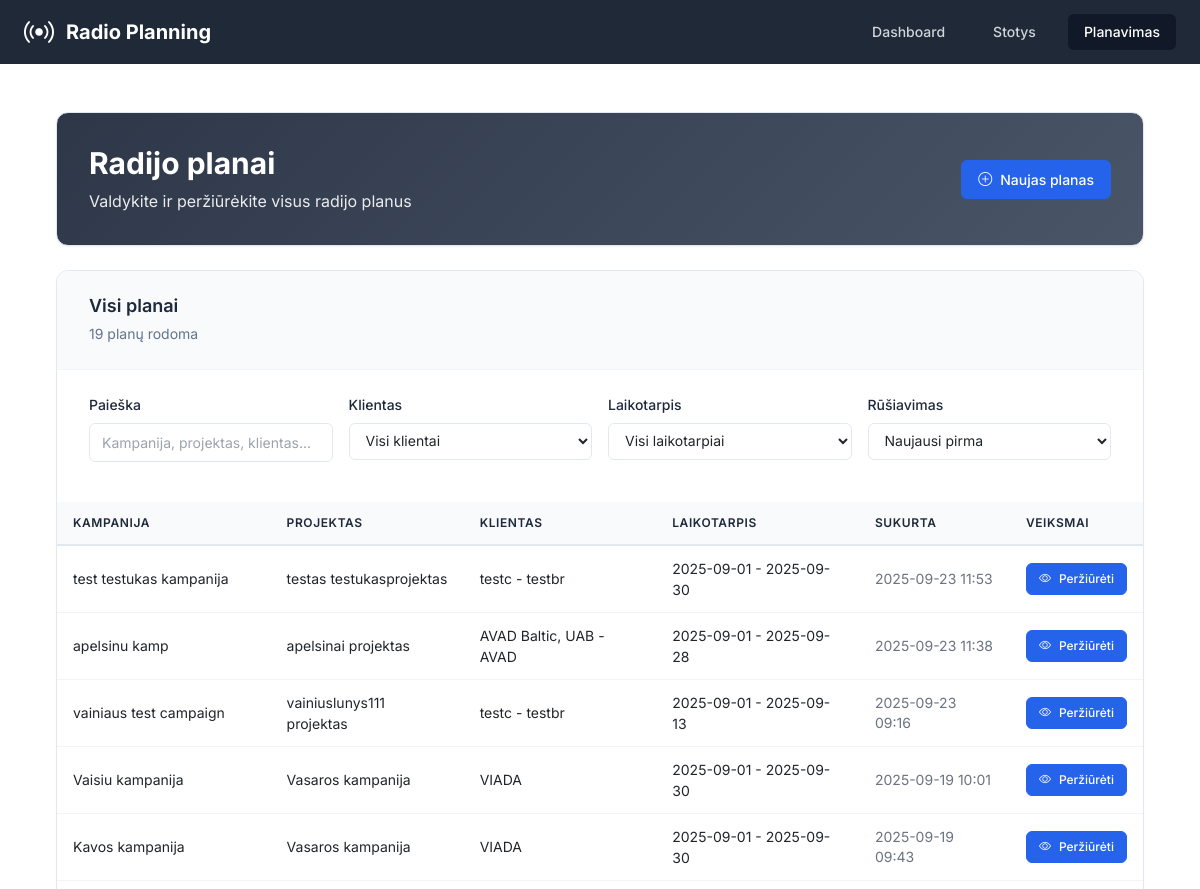
/planning (upper part), run on an earlier commit of the app's database.
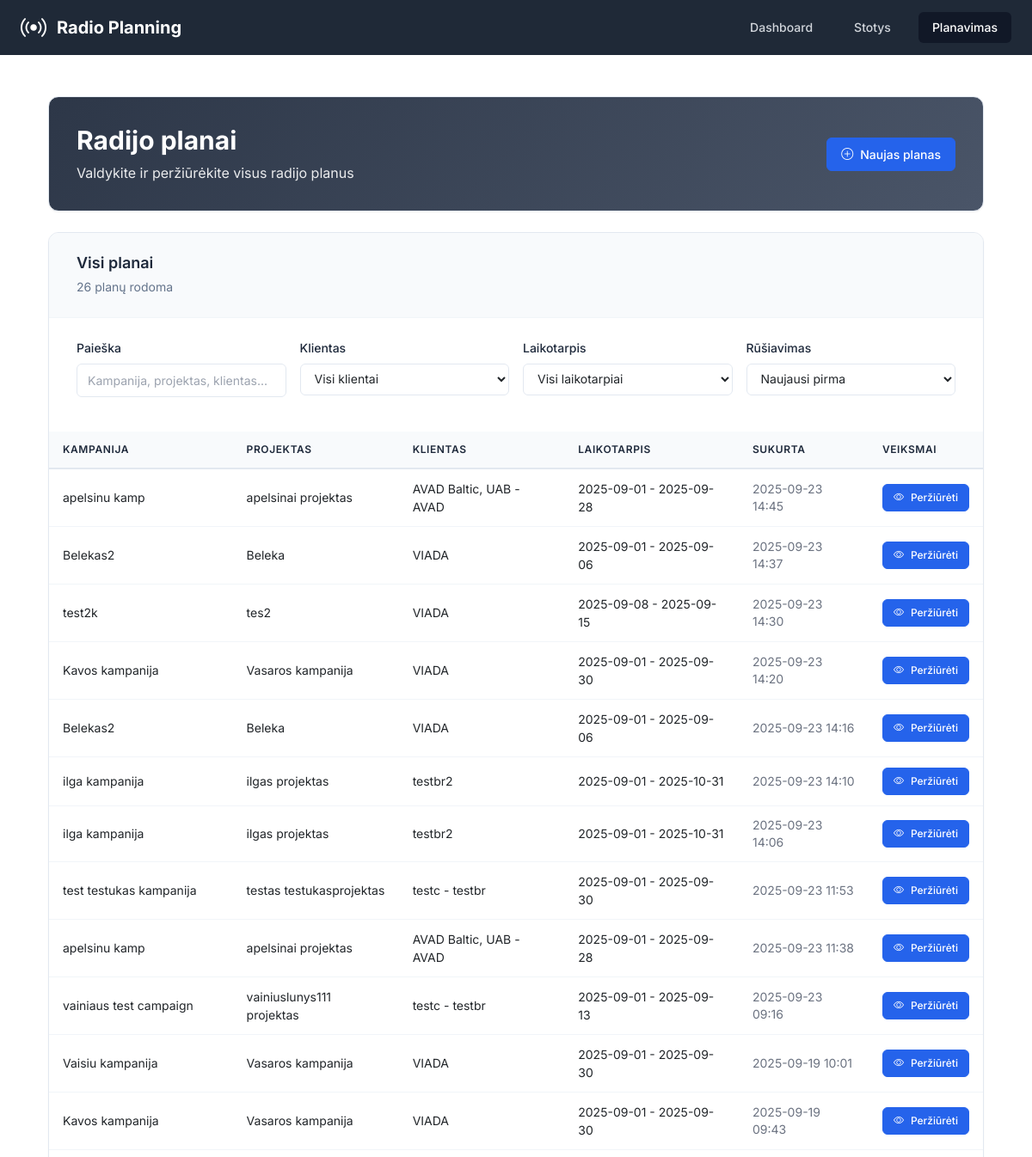
And on a later commit of the database.
### app/models.py (models this page shows, shortened)
class RadioPlan(db.Model):
    __tablename__ = 'radio_plans'
    id = db.Column(db.Integer, primary_key=True)
    campaign_id = db.Column(db.Integer, nullable=False)  # From projects-crm
    campaign_name = db.Column(db.String(200))
    project_id = db.Column(db.Integer)
    project_name = db.Column(db.String(200))
    client_brand_id = db.Column(db.Integer)
    client_brand_name = db.Column(db.String(200))
    start_date = db.Column(db.Date, nullable=False)
    end_date = db.Column(db.Date, nullable=False)
    target_audience = db.Column(db.String(50), nullable=False)
    our_discount = db.Column(db.Float, default=0)  # Percentage
    client_discount = db.Column(db.Float, default=0)  # Percentage
    created_at = db.Column(db.DateTime, default=datetime.utcnow)
    updated_at = db.Column(db.DateTime, default=datetime.utcnow, onupdate=datetime.utcnow)
    spots = db.relationship('RadioSpot', backref='plan', lazy='dynamic', cascade='all, delete-orphan')
    clips = db.relationship('RadioClip', backref='plan', lazy='dynamic', cascade='all, delete-orphan')
    selected_stations = db.relationship('RadioStation', secondary=plan_stations, lazy='subquery',
                                      backref=db.backref('plans', lazy=True))

### app/routes.py (the view)
@main_bp.route('/planning')
def planning():
    plans = RadioPlan.query.order_by(RadioPlan.created_at.desc()).all()
    return render_template('planning.html', plans=plans)

### app/templates/planning.html (shortened to what this page needs)
{% extends "base.html" %}
{% block content %}
<div class="container-fluid p-0">
    <div class="dashboard-header mb-4">
        <div class="header-content">
            <div class="flex justify-between items-center">
                <div>
                    <h1 class="text-3xl font-bold mb-2">Radijo planai</h1>
                    <p class="opacity-90">Valdykite ir peržiūrėkite visus radijo planus</p>
                </div>
                <a href="{{ url_for('main.new_plan') }}" class="btn-professional btn-primary">
                    <i class="bi bi-plus-circle"></i>
                    <span>Naujas planas</span>
                </a>
            </div>
        </div>
    </div>
    <div class="professional-section">
        <div class="section-header">
            <div class="section-title">
                <h3>Visi planai</h3>
                <span class="section-subtitle"><span id="filteredCount">{{ plans | length }}</span> planų rodoma</span>
            </div>
        </div>
        <div class="filter-content">
            <div class="filter-grid">
                <div class="filter-item">
                    <label for="searchFilter" class="filter-label">Paieška</label>
                    <input type="text" id="searchFilter" class="filter-input" placeholder="Kampanija, projektas, klientas...">
                </div>
                <div class="filter-item">
                    <label for="clientFilter" class="filter-label">Klientas</label>
                    <select id="clientFilter" class="filter-select">
                        <option value="">Visi klientai</option>
                    </select>
                </div>
                <div class="filter-item">
                    <label for="dateFilter" class="filter-label">Laikotarpis</label>
                    <select id="dateFilter" class="filter-select">
                        <option value="">Visi laikotarpiai</option>
                    </select>
                </div>
                <div class="filter-item">
                    <label for="sortFilter" class="filter-label">Rūšiavimas</label>
                    <select id="sortFilter" class="filter-select">
                        <option value="newest">Naujausi pirma</option>
                    </select>
                </div>
            </div>
        </div>
        <div class="table-container">
            {% if plans %}
            <div class="table-responsive">
                <table class="professional-table">
                    <thead>
                        <tr>
                            <th>Kampanija</th>
                            <th>Projektas</th>
                            <th>Klientas</th>
                            <th>Laikotarpis</th>
                            <th>Sukurta</th>
                            <th>Veiksmai</th>
                        </tr>
                    </thead>
                    <tbody>
                        {% for plan in plans %}
                        <tr class="plan-row"
                            data-campaign="{{ (plan.campaign_name or '')|lower }}"
                            data-project="{{ (plan.project_name or '')|lower }}"
                            data-client="{{ (plan.client_brand_name or '')|lower }}"
                            data-start-date="{{ plan.start_date.strftime('%Y-%m-%d') }}"
                            data-end-date="{{ plan.end_date.strftime('%Y-%m-%d') }}"
                            data-created="{{ plan.created_at.strftime('%Y-%m-%d') }}">
                            <td>{{ plan.campaign_name or 'N/A' }}</td>
                            <td>{{ plan.project_name or 'N/A' }}</td>
                            <td>{{ plan.client_brand_name or 'N/A' }}</td>
                            <td>
                                <span class="text-sm">
                                    {{ plan.start_date.strftime('%Y-%m-%d') }} - {{ plan.end_date.strftime('%Y-%m-%d') }}
                                </span>
                            </td>
                            <td class="text-gray-500 text-sm">{{ plan.created_at.strftime('%Y-%m-%d %H:%M') }}</td>
                            <td>
                                <a href="{{ url_for('main.view_plan', plan_id=plan.id) }}" class="btn-professional btn-primary btn-sm">
                                    <i class="bi bi-eye"></i>
                                    <span>Peržiūrėti</span>
                                </a>
                            </td>
                        </tr>
                        {% endfor %}
                    </tbody>
                </table>
            </div>
            {% endif %}
        </div>
    </div>
</div>
{% endblock %}

### app/templates/base.html (shortened to what this page needs)
<!DOCTYPE html>
<html lang="lt" class="h-full bg-gray-50">
<head>
    <script src="https://cdn.tailwindcss.com"></script>
    <link rel="stylesheet" href="https://cdn.jsdelivr.net/npm/bootstrap-icons@1.11.0/font/bootstrap-icons.css">
    <link href="https://cdn.jsdelivr.net/npm/bootstrap@5.3.0/dist/css/bootstrap.min.css" rel="stylesheet">
</head>
<body class="h-full">
    <div class="min-h-full">
        <header class="bg-gray-800">
            <div class="max-w-7xl mx-auto px-4 sm:px-6 lg:px-8">
                <div class="flex justify-between h-16">
                    <div class="flex items-center">
                        <div class="flex-shrink-0">
                            <div class="flex items-center">
                                <i class="bi bi-broadcast text-white text-3xl mr-3"></i>
                                <h1 class="text-xl font-bold text-white">Radio Planning</h1>
                            </div>
                        </div>
                    </div>
                    <nav class="hidden md:flex items-center space-x-4">
                        <a href="{{ url_for('main.index') }}"
                           class="{% if request.endpoint == 'main.index' %}bg-gray-900 text-white{% else %}text-gray-300 hover:bg-gray-700 hover:text-white{% endif %} px-3 py-2 rounded-md text-sm font-medium transition-colors">
                            Dashboard
                        </a>
                        <a href="{{ url_for('main.stations') }}"
                           class="{% if request.endpoint == 'main.stations' %}bg-gray-900 text-white{% else %}text-gray-300 hover:bg-gray-700 hover:text-white{% endif %} px-3 py-2 rounded-md text-sm font-medium transition-colors">
                            Stotys
                        </a>
                        <a href="{{ url_for('main.planning') }}"
                           class="{% if request.endpoint == 'main.planning' %}bg-gray-900 text-white{% else %}text-gray-300 hover:bg-gray-700 hover:text-white{% endif %} px-3 py-2 rounded-md text-sm font-medium transition-colors">
                            Planavimas
                        </a>
                    </nav>
                </div>
            </div>
        </header>
        <main class="max-w-7xl mx-auto py-6 sm:px-6 lg:px-8">
            <div class="px-4 py-6 sm:px-0">
                {% block content %}{% endblock %}
            </div>
        </main>
    </div>
</body>
</html>

### app/templates/base.html (style rules this page uses)
body { font-family: 'Inter', sans-serif; }

### app/templates/planning.html (style rules this page uses)
:root { --primary-color: #2563eb; --success-color: #059669; --info-color: #0891b2; --warning-color: #d97706; --background-light: #f8fafc; --background-white: #ffffff; --text-primary: #1e293b; --text-secondary: #64748b; --text-muted: #94a3b8; --border-color: #e2e8f0; --border-light: #f1f5f9; --shadow-sm: 0 1px 2px 0 rgb(0 0 0 / 0.05); --shadow-md: 0 4px 6px -1px rgb(0 0 0 / 0.1), 0 2px 4px -2px rgb(0 0 0 / 0.1); --shadow-lg: 0 10px 15px -3px rgb(0 0 0 / 0.1), 0 4px 6px -4px rgb(0 0 0 / 0.1); --radius-sm: 6px; --radius-md: 8px; --radius-lg: 12px; }
.dashboard-header { background: linear-gradient(135deg, #2d3748, #4a5568); color: white; border: 1px solid var(--border-color); border-radius: var(--radius-lg); box-shadow: var(--shadow-sm); padding: 2rem; margin-bottom: 2rem; }
.btn-professional { display: inline-flex; align-items: center; gap: 0.5rem; padding: 0.5rem 1rem; border-radius: var(--radius-sm); font-size: 0.875rem; font-weight: 500; text-decoration: none; border: 1px solid transparent; transition: all 0.2s ease; cursor: pointer; }
.btn-professional.btn-sm { padding: 0.375rem 0.75rem; font-size: 0.75rem; }
.btn-professional.btn-primary { background: var(--primary-color); color: white; border-color: var(--primary-color); }
.professional-section { background: var(--background-white); border: 1px solid var(--border-color); border-radius: var(--radius-lg); box-shadow: var(--shadow-sm); overflow: hidden; }
.section-header { padding: 1.5rem 2rem; border-bottom: 1px solid var(--border-light); background: var(--background-light); }
.section-title h3 { font-size: 1.125rem; font-weight: 600; color: var(--text-primary); margin: 0 0 0.25rem 0; }
.section-subtitle { color: var(--text-secondary); font-size: 0.875rem; }
.table-container { overflow: hidden; }
.professional-table { width: 100%; border-collapse: collapse; font-size: 0.875rem; background: var(--background-white); }
.professional-table th { background: var(--background-light); color: var(--text-primary); font-weight: 600; padding: 0.75rem 1rem; text-align: left; border-bottom: 2px solid var(--border-color); font-size: 0.75rem; text-transform: uppercase; letter-spacing: 0.05em; }
.professional-table td { padding: 0.75rem 1rem; border-bottom: 1px solid var(--border-light); vertical-align: middle; font-size: 0.875rem; background: var(--background-white); }
.filter-content { padding: 1.5rem 2rem; }
.filter-grid { display: grid; grid-template-columns: repeat(auto-fit, minmax(200px, 1fr)); gap: 1rem; margin-bottom: 1rem; }
.filter-item { display: flex; flex-direction: column; gap: 0.5rem; }
.filter-label { font-size: 0.875rem; font-weight: 500; color: var(--text-primary); }
.filter-input, .filter-select { padding: 0.5rem 0.75rem; border: 1px solid var(--border-color); border-radius: var(--radius-sm); font-size: 0.875rem; transition: all 0.2s ease; background: var(--background-white); }
.opacity-90 { opacity: 0.9; }

What changed in the data, as far as the page shows it:
added RadioPlan: campaign_name "apelsinu kamp", project_name "apelsinai projektas", client_brand_name "AVAD Baltic, UAB - AVAD", start_date "2025-09-01", end_date "2025-09-28", created_at "2025-09-23 14:45"
added RadioPlan: campaign_name "Belekas2", project_name "Beleka", client_brand_name "VIADA", start_date "2025-09-01", end_date "2025-09-06", created_at "2025-09-23 14:37"
added RadioPlan: campaign_name "test2k", project_name "tes2", client_brand_name "VIADA", start_date "2025-09-08", end_date "2025-09-15", created_at "2025-09-23 14:30"
added RadioPlan: campaign_name "Kavos kampanija", project_name "Vasaros kampanija", client_brand_name "VIADA", start_date "2025-09-01", end_date "2025-09-30", created_at "2025-09-23 14:20"
added RadioPlan: campaign_name "Belekas2", project_name "Beleka", client_brand_name "VIADA", start_date "2025-09-01", end_date "2025-09-06", created_at "2025-09-23 14:16"
added RadioPlan: campaign_name "ilga kampanija", project_name "ilgas projektas", client_brand_name "testbr2", start_date "2025-09-01", end_date "2025-10-31", created_at "2025-09-23 14:10"
added RadioPlan: campaign_name "ilga kampanija", project_name "ilgas projektas", client_brand_name "testbr2", start_date "2025-09-01", end_date "2025-10-31", created_at "2025-09-23 14:06"
Also different on the page:
{{ plans | length }}: "19" → "26"
